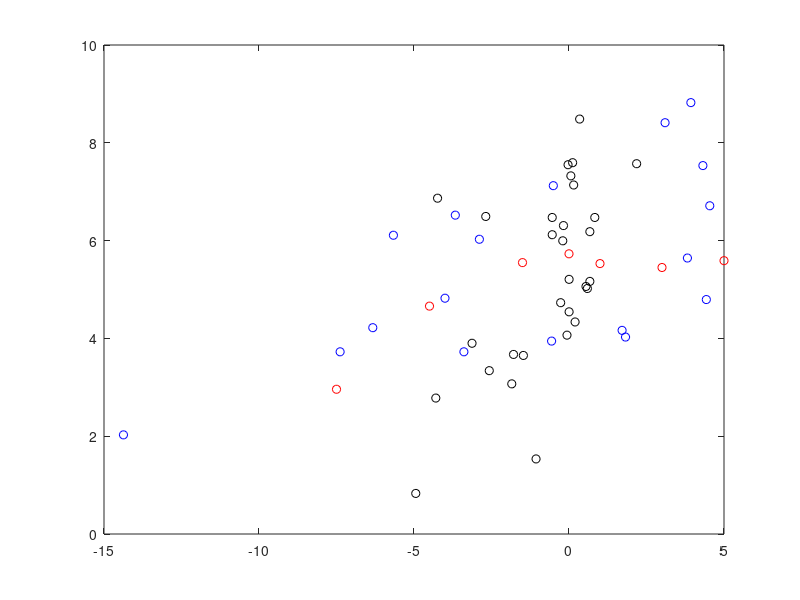

The MATLAB source for this figure: (Note: this script raises an error after producing the figure.)

% Digitized from Mathur 2013 figure 8 using the web plot digitizer
% -alpha by refraction error
mathurData = [   -4.9433   -4.2966   -1.0632   -1.8460   -2.5721   -3.1280   -4.2399   -2.6856   -1.7893   -1.4716   -0.0648    0.1961    0.0032   -0.2690    0.0032    0.6726    0.5478    0.5932   -0.5413   -0.5413   -0.2010   -0.1783    0.6726    0.8314    0.1507    0.0600   -0.0308    0.1167    0.3436    2.1815
   -0.8299   -2.7801   -1.5353   -3.0705   -3.3402   -3.9004   -6.8672   -6.4938   -3.6722   -3.6515   -4.0664   -4.3361   -4.5436   -4.7303   -5.2075   -5.1660   -5.0622   -5.0207   -6.1203   -6.4730   -5.9959   -6.3071   -6.1826   -6.4730   -7.1369   -7.3237   -7.5519   -7.5934   -8.4855   -7.5726];
% Convert the -alpha to positive alpha
mathurData(2,:) = -mathurData(2,:);

% Hashemi 2010 Table 3
% kapa by refraction error
hashemiData = [-7.5 -4.5 -1.5 0 1 3 5; 2.96 4.66 5.55 5.73 5.53 5.45 5.59];

% Tabernero 2007 alpha by axial length
taberneroData = [    22.4046   22.6534   22.2886   22.2222   23.7313   24.6766   25.2736   24.4444   22.4378   22.2554   23.0680   23.0348   23.7479   24.5937   24.7761   25.4726   25.7877   27.8773
    8.8219    8.4110    7.5342    6.7123    7.1233    6.5205    6.1096    6.0274    5.6438    4.7945    4.1644    4.0274    3.9452    3.7260    4.8219    4.2192    3.7260    2.0274];

% Convert axial length in Tabernero to spherical error using the Atchison
% 2006 Eq19
ametropiaFromLength = @(x) (23.58 - x)./0.299;
taberneroData(1,:) = ametropiaFromLength(taberneroData(1,:));

plot(mathurData(1,:),mathurData(2,:),'ok');
hold on
plot(hashemiData(1,:),hashemiData(2,:),'or');
plot(taberneroData(1,:),taberneroData(2,:),'ob');

% Add our model fit
sphericalAmetropias = -15:1:5;
for aa = 1:length(sphericalAmetropias)
    eye = modelEyeParameters('sphericalAmetropia',sphericalAmetropias(aa));
    alphaAzi(aa)= eye.alpha(1);
    alphaEle(aa)= eye.alpha(2);
end
plot(sphericalAmetropias,alphaAzi,'-r')

% Add the Tabernero model
for aa = 1:length(sphericalAmetropias)
    % This retinal fovea angle yields an azimuth alpha of 5 deg in the
    % emmetropic eye, matching the Tabernero model
    eye = modelEyeParameters('sphericalAmetropia',sphericalAmetropias(aa),'foveaAngle',[7.015 0 0]);
    alphaAzi(aa)= eye.alpha(1);
    alphaEle(aa)= eye.alpha(2);
end
plot(sphericalAmetropias,alphaAzi,':b')
